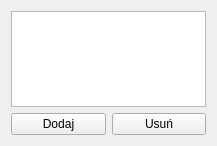
<?xml version="1.0" encoding="UTF-8"?>
<ui version="4.0">
 <class>Form</class>
 <widget class="QWidget" name="Form">
  <property name="geometry">
   <rect>
    <x>0</x>
    <y>0</y>
    <width>217</width>
    <height>146</height>
   </rect>
  </property>
  <property name="sizePolicy">
   <sizepolicy hsizetype="Expanding" vsizetype="Expanding">
    <horstretch>0</horstretch>
    <verstretch>0</verstretch>
   </sizepolicy>
  </property>
  <property name="windowTitle">
   <string>Form</string>
  </property>
  <layout class="QVBoxLayout" name="verticalLayout">
   <item>
    <widget class="QTableWidget" name="tableWidget">
     <property name="font">
      <font>
       <weight>50</weight>
       <bold>false</bold>
      </font>
     </property>
     <property name="mouseTracking">
      <bool>false</bool>
     </property>
     <property name="selectionMode">
      <enum>QAbstractItemView::SingleSelection</enum>
     </property>
     <attribute name="horizontalHeaderCascadingSectionResizes">
      <bool>true</bool>
     </attribute>
     <attribute name="horizontalHeaderDefaultSectionSize">
      <number>300</number>
     </attribute>
     <attribute name="verticalHeaderCascadingSectionResizes">
      <bool>true</bool>
     </attribute>
    </widget>
   </item>
   <item>
    <widget class="QSplitter" name="splitter">
     <property name="orientation">
      <enum>Qt::Horizontal</enum>
     </property>
     <widget class="QWidget" name="layoutWidget">
      <layout class="QGridLayout" name="gridLayout">
       <item row="0" column="0">
        <widget class="QPushButton" name="btnAdd">
         <property name="text">
          <string>Dodaj</string>
         </property>
        </widget>
       </item>
       <item row="0" column="1">
        <widget class="QPushButton" name="btnDelete">
         <property name="text">
          <string>Usuń</string>
         </property>
        </widget>
       </item>
      </layout>
     </widget>
    </widget>
   </item>
  </layout>
 </widget>
 <resources/>
 <connections/>
</ui>
